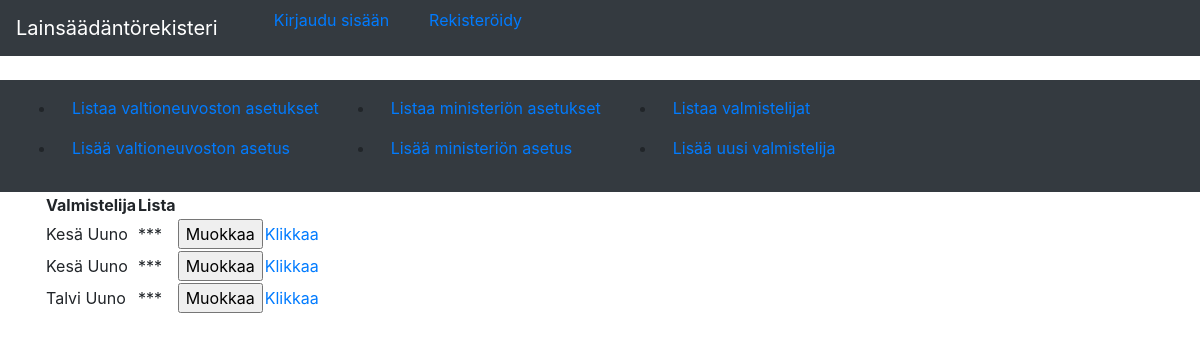
Page /valmistelijat/ on the committed database.
### application/valmistelijat/models.py (models this page shows, shortened)
class Valmistelija(Base):
    name = db.Column(db.String(144), nullable=False)
    done = db.Column(db.Boolean, nullable=False)
    account_id = db.Column(db.Integer, db.ForeignKey('account.id'),
                           nullable=False)

### application/valmistelijat/views.py (the view)
@app.route("/valmistelijat/", methods=["GET"])
def valmistelijat_index():
    return render_template("valmistelijat/list.html", valmistelijat = Valmistelija.query.all())

### application/templates/valmistelijat/list.html
{% extends "layout.html" %}
{% block body %}
  <table>
    <tr>
      <th>Valmistelija</th>
      <th>Lista</th>
      <th></th>
    </tr>
    {% for valmistelija in valmistelijat %}
    <tr>
      <td>{{ valmistelija.name }}</td>
      <td>***</td>
      <td>
	<form method="POST" action="{{ url_for('valmistelijat_yksi', valmistelija_id=valmistelija.id) }}">
	  <input type="submit" value="Muokkaa"/>
	</form>
      </td>
      <td><a href="{{ url_for('valmistelijat_yksi', valmistelija_id=valmistelija.id) }}">Klikkaa</a></td>
    </tr>
    {% endfor %}
  </table>
{% endblock %}

### application/templates/layout.html (shortened to what this page needs)
<!DOCTYPE html>
<html>
  <head>
    <link rel="stylesheet" href="https://maxcdn.bootstrapcdn.com/bootstrap/4.0.0/css/bootstrap.min.css">
  </head>
  <body>
    <nav class="navbar navbar-expand-md navbar-dark bg-dark mb-4">
      <a class="navbar-brand" href="{{ url_for('index') }}">Lainsäädäntörekisteri</a>
      <div class="form-inline mt-2 mt-md-0">
          {% if current_user.is_authenticated %}
          <a href="{{ url_for('auth_logout') }}">Heippa {{ current_user.name }} -- Logout</a>
          {% else %}
          <ul>
          <a href="{{ url_for('auth_login') }}">Kirjaudu sisään</a>
          </ul>
          <ul>
          <a href="{{ url_for('auth_signup') }}">Rekisteröidy</a>
          </ul>
          {% endif %}
      </div>
    </nav>
    <nav class="navbar navbar-expand-md navbar-dark bg-dark mb-6">
      <div class="collapse navbar-collapse" id="navbarCollapse">
        <ul>
          <li class="nav-item">
            <a class="nav-link" href="{{ url_for('vnat_index') }} ">Listaa valtioneuvoston asetukset</a>
          </li>
          <li class="nav-item">
            <a class="nav-link" href="{{ url_for('vnat_form') }} ">Lisää valtioneuvoston asetus</a>
          </li>
        </ul>
        <ul>
          <li class="nav-item">
            <a class="nav-link" href="{{ url_for('mmmat_index') }} ">Listaa ministeriön asetukset</a>
          </li>
          <li class="nav-item">
            <a class="nav-link" href="{{ url_for('mmmat_form') }} ">Lisää ministeriön asetus</a>
          </li>
        </ul>
        <ul>
          <li class="nav-item">
            <a class="nav-link" href="{{ url_for('valmistelijat_index') }} ">Listaa valmistelijat</a>
          </li>
          <li class="nav-item">
            <a class="nav-link" href="{{ url_for('valmistelijat_form') }} ">Lisää uusi valmistelija</a>
          </li>
        </ul>
      </div>
    </nav>
    <main role="main" class="container">
      {% block body %}{% endblock %}
    </main>
  </body>
</html>

### rows in the picture
Valmistelija: name "Kesä Uuno"
Valmistelija: name "Kesä Uuno"
Valmistelija: name "Talvi Uuno"
